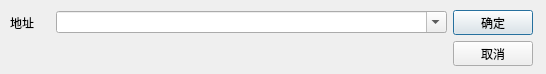
<?xml version="1.0" encoding="UTF-8"?>
<ui version="4.0">
 <class>UrlLinkDialog</class>
 <widget class="QDialog" name="UrlLinkDialog">
  <property name="geometry">
   <rect>
    <x>0</x>
    <y>0</y>
    <width>546</width>
    <height>74</height>
   </rect>
  </property>
  <property name="sizePolicy">
   <sizepolicy hsizetype="Ignored" vsizetype="Ignored">
    <horstretch>0</horstretch>
    <verstretch>0</verstretch>
   </sizepolicy>
  </property>
  <property name="windowTitle">
   <string>Input Task Download Url</string>
  </property>
  <widget class="QWidget" name="">
   <property name="geometry">
    <rect>
     <x>10</x>
     <y>10</y>
     <width>523</width>
     <height>56</height>
    </rect>
   </property>
   <layout class="QGridLayout" name="gridLayout">
    <item row="0" column="0">
     <widget class="QLabel" name="mAddressLabel">
      <property name="sizePolicy">
       <sizepolicy hsizetype="Preferred" vsizetype="Preferred">
        <horstretch>0</horstretch>
        <verstretch>0</verstretch>
       </sizepolicy>
      </property>
      <property name="minimumSize">
       <size>
        <width>0</width>
        <height>0</height>
       </size>
      </property>
      <property name="maximumSize">
       <size>
        <width>40</width>
        <height>16777215</height>
       </size>
      </property>
      <property name="text">
       <string>地址</string>
      </property>
     </widget>
    </item>
    <item row="0" column="1">
     <widget class="QComboBox" name="mLinkComboBox">
      <property name="editable">
       <bool>true</bool>
      </property>
     </widget>
    </item>
    <item row="0" column="2">
     <widget class="QPushButton" name="mSavePushButton">
      <property name="sizePolicy">
       <sizepolicy hsizetype="Maximum" vsizetype="Fixed">
        <horstretch>0</horstretch>
        <verstretch>0</verstretch>
       </sizepolicy>
      </property>
      <property name="text">
       <string>确定</string>
      </property>
     </widget>
    </item>
    <item row="1" column="0" colspan="3">
     <layout class="QHBoxLayout" name="horizontalLayout">
      <item>
       <spacer name="horizontalSpacer">
        <property name="orientation">
         <enum>Qt::Horizontal</enum>
        </property>
        <property name="sizeHint" stdset="0">
         <size>
          <width>438</width>
          <height>20</height>
         </size>
        </property>
       </spacer>
      </item>
      <item>
       <widget class="QPushButton" name="mCacelPushButton">
        <property name="sizePolicy">
         <sizepolicy hsizetype="Maximum" vsizetype="Fixed">
          <horstretch>0</horstretch>
          <verstretch>0</verstretch>
         </sizepolicy>
        </property>
        <property name="text">
         <string>取消</string>
        </property>
       </widget>
      </item>
     </layout>
    </item>
   </layout>
  </widget>
 </widget>
 <resources/>
 <connections>
  <connection>
   <sender>mCacelPushButton</sender>
   <signal>clicked()</signal>
   <receiver>UrlLinkDialog</receiver>
   <slot>close()</slot>
   <hints>
    <hint type="sourcelabel">
     <x>493</x>
     <y>52</y>
    </hint>
    <hint type="destinationlabel">
     <x>161</x>
     <y>-10</y>
    </hint>
   </hints>
  </connection>
  <connection>
   <sender>mSavePushButton</sender>
   <signal>clicked()</signal>
   <receiver>UrlLinkDialog</receiver>
   <slot>accept()</slot>
   <hints>
    <hint type="sourcelabel">
     <x>494</x>
     <y>22</y>
    </hint>
    <hint type="destinationlabel">
     <x>272</x>
     <y>36</y>
    </hint>
   </hints>
  </connection>
 </connections>
</ui>
